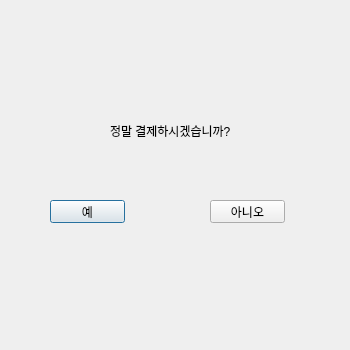
<?xml version="1.0" encoding="UTF-8"?>
<ui version="4.0">
 <class>Pay</class>
 <widget class="QDialog" name="Pay">
  <property name="geometry">
   <rect>
    <x>0</x>
    <y>0</y>
    <width>350</width>
    <height>350</height>
   </rect>
  </property>
  <property name="windowTitle">
   <string>Dialog</string>
  </property>
  <property name="autoFillBackground">
   <bool>false</bool>
  </property>
  <widget class="QPushButton" name="pushButton">
   <property name="geometry">
    <rect>
     <x>50</x>
     <y>200</y>
     <width>75</width>
     <height>23</height>
    </rect>
   </property>
   <property name="text">
    <string>예</string>
   </property>
  </widget>
  <widget class="QPushButton" name="pushButton_2">
   <property name="geometry">
    <rect>
     <x>210</x>
     <y>200</y>
     <width>75</width>
     <height>23</height>
    </rect>
   </property>
   <property name="text">
    <string>아니오</string>
   </property>
  </widget>
  <widget class="QLabel" name="label">
   <property name="geometry">
    <rect>
     <x>110</x>
     <y>90</y>
     <width>181</width>
     <height>81</height>
    </rect>
   </property>
   <property name="text">
    <string>정말 결제하시겠습니까?</string>
   </property>
  </widget>
 </widget>
 <resources/>
 <connections/>
</ui>
